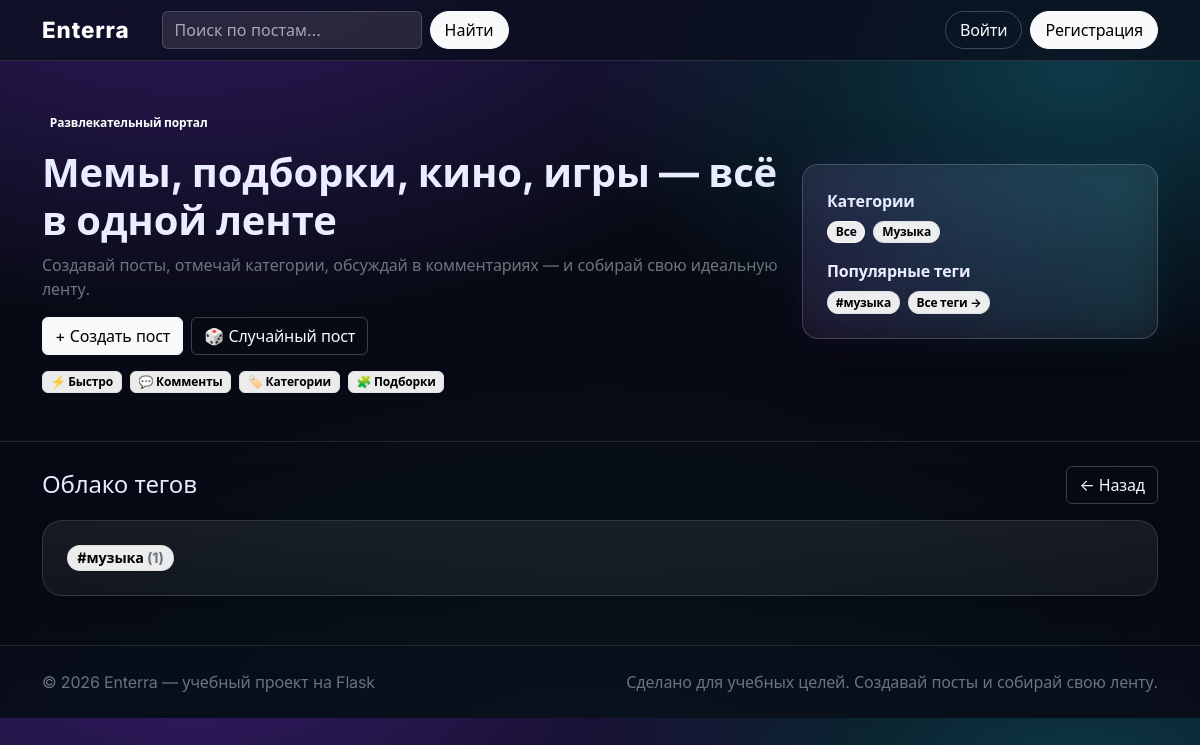
The app's page /tags with its own data.
### portal/models.py (models this page shows)
class Category(db.Model):
    id = db.Column(db.Integer, primary_key=True)
    slug = db.Column(db.String(64), unique=True, nullable=False, index=True)
    title = db.Column(db.String(64), unique=True, nullable=False)

class Tag(db.Model):
    id = db.Column(db.Integer, primary_key=True)
    name = db.Column(db.String(32), unique=True, nullable=False, index=True)
    slug = db.Column(db.String(32), unique=True, nullable=False, index=True)
    created_at = db.Column(db.DateTime, default=lambda: datetime.now(timezone.utc), nullable=False)

### portal/routes.py (the view)
@bp.get("/tags")
def tags_cloud():
    tags_with_counts = (
        db.session.query(Tag, func.count(Post.id).label("count"))
        .join(Post.tags)
        .filter(Post.is_published.is_(True))
        .group_by(Tag.id)
        .order_by(func.count(Post.id).desc())
        .all()
    )
    return render_template("tags_cloud.html", tags_with_counts=tags_with_counts)

### portal/forms.py
class SearchForm(FlaskForm):
    q = StringField("Поиск", validators=[DataRequired(), Length(min=1, max=80)])

### portal/routes.py (called while the page is built)
@bp.context_processor
def inject_globals():
    popular_tags = (
        db.session.query(Tag, func.count(Post.id).label("count"))
        .join(Post.tags)
        .filter(Post.is_published.is_(True))
        .group_by(Tag.id)
        .order_by(func.count(Post.id).desc())
        .limit(20)
        .all()
    )
    return {
        "all_categories": Category.query.order_by(Category.title.asc()).all(),
        "popular_tags": [t[0] for t in popular_tags],
        "search_form": SearchForm(),
    }

### portal/templates/tags_cloud.html (shortened to what this page needs)
{% extends "base.html" %}
{% block content %}
  <div class="mt-4">
    <div class="d-flex align-items-center justify-content-between mb-3">
      <div class="h4 mb-0">Облако тегов</div>
      <a class="btn btn-outline-light" href="{{ url_for('main.index') }}">← Назад</a>
    </div>
    {% if not tags_with_counts %}
      <div class="portal-empty p-4">
        <div class="fw-bold mb-1">Пока нет тегов</div>
        <div class="text-secondary">Теги появятся, когда пользователи начнут добавлять их к постам.</div>
      </div>
    {% else %}
      <div class="portal-panel p-3 p-lg-4">
        <div class="d-flex flex-wrap gap-2">
          {% for tag, count in tags_with_counts %}
            <a class="badge rounded-pill text-bg-light portal-pill text-decoration-none"
               href="{{ url_for('main.index', tag=tag.slug) }}"
               style="font-size: {% if count > 20 %}1.1rem{% elif count > 10 %}1rem{% else %}0.9rem{% endif %};">
              #{{ tag.name }} <span class="text-secondary">({{ count }})</span>
            </a>
          {% endfor %}
        </div>
      </div>
    {% endif %}
  </div>
{% endblock %}

### portal/templates/base.html (shortened to what this page needs)
<!doctype html>
<html lang="ru">
  <head>
    <link href="https://cdn.jsdelivr.net/npm/bootstrap@5.3.3/dist/css/bootstrap.min.css" rel="stylesheet">
    <link rel="stylesheet" href="{{ url_for('static', filename='css/app.css') }}">
  </head>
  <body>
    <nav class="navbar navbar-expand-lg navbar-dark sticky-top portal-nav">
      <div class="container">
        <a class="navbar-brand fw-extrabold" href="{{ url_for('main.index') }}">Enterra</a>
        <div class="collapse navbar-collapse" id="nav">
          <form class="d-flex ms-lg-3 me-lg-auto mt-3 mt-lg-0" method="post" action="{{ url_for('main.search') }}">
            <input class="form-control me-2 portal-search" name="q" placeholder="Поиск по постам…" value="{{ q or '' }}">
            <button class="btn btn-light">Найти</button>
          </form>
          <div class="d-flex gap-2 mt-3 mt-lg-0">
            {% if current_user.is_authenticated %}
              <a class="btn btn-primary" href="{{ url_for('main.post_new') }}">+ Пост</a>
              <a class="btn btn-outline-light" href="{{ url_for('main.following_feed') }}">📰 Подписки</a>
              <a class="btn btn-outline-light" href="{{ url_for('main.profile', username=current_user.username) }}">{{ current_user.username }}</a>
              {% if current_user.is_admin %}
                <a class="btn btn-outline-warning" href="{{ url_for('main.admin') }}">Админ</a>
              {% endif %}
              <form method="post" action="{{ url_for('main.toggle_theme') }}" class="d-inline">
                <input type="hidden" name="theme" value="{% if current_user.theme_preference == 'light' %}dark{% else %}light{% endif %}">
                <button class="btn btn-outline-light" type="submit" title="Переключить тему">
                  {% if current_user.theme_preference == 'light' %}🌙{% else %}☀️{% endif %}
                </button>
              </form>
              <form method="post" action="{{ url_for('main.logout') }}">
                <button class="btn btn-outline-light" type="submit">Выйти</button>
              </form>
            {% else %}
              <a class="btn btn-outline-light" href="{{ url_for('main.login') }}">Войти</a>
              <a class="btn btn-light" href="{{ url_for('main.register') }}">Регистрация</a>
            {% endif %}
          </div>
        </div>
      </div>
    </nav>
    <header class="portal-hero">
      <div class="container py-4 py-lg-5">
        <div class="row align-items-center g-4">
          <div class="col-lg-8">
            <div class="badge text-bg-dark-subtle mb-3">Развлекательный портал</div>
            <h1 class="display-6 fw-bold mb-2">Мемы, подборки, кино, игры — всё в одной ленте</h1>
            <div class="text-secondary">Создавай посты, отмечай категории, обсуждай в комментариях — и собирай свою идеальную ленту.</div>
            <div class="d-flex gap-2 mt-3">
              <a class="btn btn-light" href="{{ url_for('main.post_new') }}">+ Создать пост</a>
              <a class="btn btn-outline-light" href="{{ url_for('main.random_post') }}">🎲 Случайный пост</a>
            </div>
            <div class="d-flex flex-wrap gap-2 mt-3">
              <span class="badge text-bg-light border">⚡ Быстро</span>
              <span class="badge text-bg-light border">💬 Комменты</span>
              <span class="badge text-bg-light border">🏷️ Категории</span>
              <span class="badge text-bg-light border">🧩 Подборки</span>
            </div>
          </div>
          <div class="col-lg-4">
            <div class="portal-cats portal-glow p-3 p-lg-4">
              <div class="fw-bold mb-2">Категории</div>
              <div class="d-flex flex-wrap gap-2">
                <a class="badge rounded-pill text-bg-light portal-pill {% if not active_category %}active{% endif %}" href="{{ url_for('main.index') }}">Все</a>
                {% for c in all_categories %}
                  <a class="badge rounded-pill text-bg-light portal-pill {% if active_category == c.slug %}active{% endif %}" href="{{ url_for('main.index', category=c.slug) }}">{{ c.title }}</a>
                {% endfor %}
              </div>
              {% if popular_tags %}
                <div class="fw-bold mb-2 mt-3">Популярные теги</div>
                <div class="d-flex flex-wrap gap-2">
                  {% for tag in popular_tags[:10] %}
                    <a class="badge rounded-pill text-bg-light portal-pill" href="{{ url_for('main.index', tag=tag.slug) }}">#{{ tag.name }}</a>
                  {% endfor %}
                  <a class="badge rounded-pill text-bg-light portal-pill" href="{{ url_for('main.tags_cloud') }}">Все теги →</a>
                </div>
              {% endif %}
            </div>
          </div>
        </div>
      </div>
    </header>
    <main class="container pb-5">
      {% block content %}{% endblock %}
    </main>
    <footer class="portal-footer">
      <div class="container py-4 d-flex flex-column flex-md-row gap-2 justify-content-between">
        <div class="text-secondary">© {{ 2026 }} Enterra — учебный проект на Flask</div>
        <div class="text-secondary">Сделано для учебных целей. Создавай посты и собирай свою ленту.</div>
      </div>
    </footer>
  </body>
</html>

### portal/static/css/app.css (style rules this page uses)
:root { --bg: #070a14; --fg: #e9edff; --muted: rgba(233,237,255,.70); --card: rgba(255,255,255,.06); --card2: rgba(255,255,255,.085); --stroke: rgba(255,255,255,.12); --stroke2: rgba(255,255,255,.18); --brand: #7c3aed; --brand2: #22d3ee; --shadow: 0 18px 60px rgba(0,0,0,.45); }
html, body { font-family: Inter, system-ui, -apple-system, Segoe UI, Roboto, Arial, sans-serif; background: radial-gradient(1200px 680px at 16% -10%, rgba(124,58,237,.38), transparent 58%), radial-gradient(980px 560px at 90% 10%, rgba(34,211,238,.24), transparent 52%), radial-gradient(1200px 820px at 50% 120%, rgba(16,185,129,.10), transparent 60%), var(--bg); color: var(--fg); transition: background 0.3s ease, color 0.3s ease; -webkit-font-smoothing: antialiased; -moz-osx-font-smoothing: grayscale; text-rendering: optimizeLegibility; font-weight: 400; letter-spacing: -0.01em; }
.fw-extrabold { font-weight: 800; }
.container { max-width: 1140px; }
.portal-glow { position: relative; }
.portal-glow::before { content:""; position:absolute; inset:-2px; border-radius: 20px; background: linear-gradient(90deg, rgba(124,58,237,.55), rgba(34,211,238,.45)); filter: blur(18px); opacity: .22; z-index: -1; }
.portal-nav { background: rgba(10, 14, 28, .75); border-bottom: 1px solid var(--stroke); backdrop-filter: blur(14px); }
.navbar-brand { font-size: 1.4rem; letter-spacing: .04em; }
.navbar .btn { border-radius: 999px; padding-inline: 14px; }
.navbar .btn-outline-light, .navbar .btn-outline-warning { background: transparent; }
.portal-hero { border-bottom: 1px solid var(--stroke); }
.portal-search { background: rgba(255,255,255,.12); border: 1px solid rgba(255,255,255,.16); color: #fff; }
.portal-search::placeholder { color: rgba(255,255,255,.7); }
.portal-cats { background: linear-gradient(180deg, rgba(255,255,255,.07), rgba(255,255,255,.05)); border: 1px solid var(--stroke2); border-radius: 16px; box-shadow: var(--shadow); }
.portal-pill { color: #111; text-decoration: none; border: 1px solid rgba(0,0,0,.05); }
.portal-pill.active { background: #fff !important; border-color: rgba(255,255,255,.7); box-shadow: 0 12px 40px rgba(0,0,0,.25); }
.portal-panel { background: linear-gradient(180deg, rgba(255,255,255,.07), rgba(255,255,255,.045)); border: 1px solid var(--stroke); border-radius: 20px; box-shadow: 0 18px 70px rgba(0,0,0,.25); }
.portal-footer { border-top: 1px solid var(--stroke); background: rgba(10, 14, 28, .65); }
.form-control, .form-select { background: rgba(255,255,255,.10) !important; border: 1px solid rgba(255,255,255,.16) !important; color: #ffffff !important; }
.form-control::placeholder, .form-select::placeholder { color: rgba(255,255,255,.6) !important; opacity: 1 !important; }
a { color: #b8c2ff; }
.btn-outline-light { border-color: rgba(255,255,255,.22); }
.badge.text-bg-light { background: rgba(255,255,255,.92) !important; }
@media (prefers-reduced-motion: no-preference) { .portal-card, .portal-panel, .portal-cats, .portal-list-item { will-change: transform; } }

### records on screen
Category: title "Музыка"
Tag: name "музыка", count "1"

### other values on screen
{{ 2026 }} "2026"
